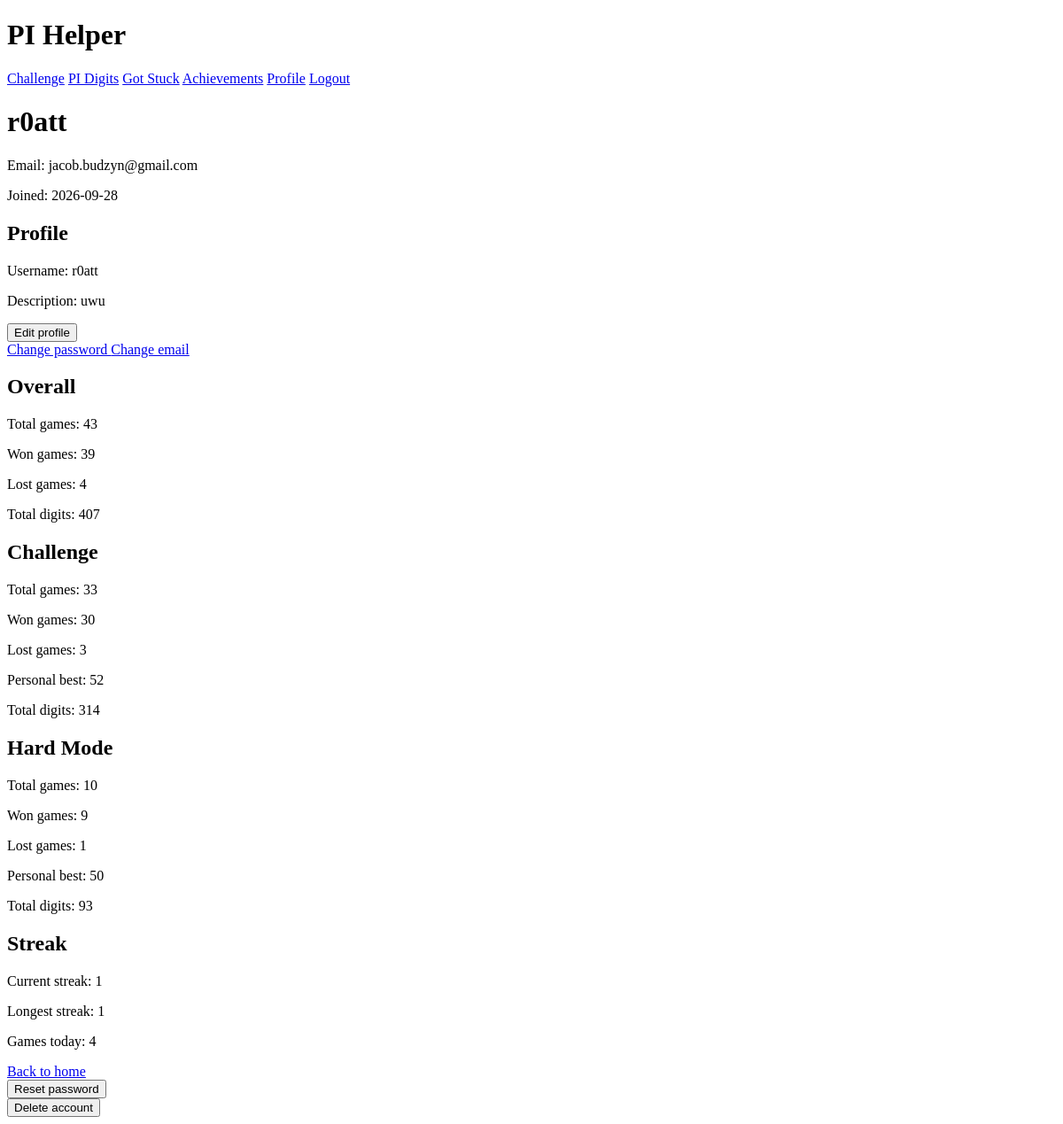
The page /accounts/profile/ (signed in) on the database its author committed.
### accounts/models.py (models this page shows, shortened)
class User(AbstractUser):
    email = models.EmailField(unique=True)

class Profile(models.Model):
    user = models.OneToOneField(User, on_delete=models.CASCADE)
    description = models.TextField(
        max_length=999,
        blank=True,
    )
    total_games = models.PositiveIntegerField(default=0)
    total_won_games = models.PositiveIntegerField(default=0)
    total_lost_games = models.PositiveIntegerField(default=0)
    total_digits = models.PositiveIntegerField(default=0)
    challenge_total_games = models.PositiveIntegerField(default=0)
    challenge_won_games = models.PositiveIntegerField(default=0)
    challenge_lost_games = models.PositiveIntegerField(default=0)
    challenge_personal_best = models.PositiveIntegerField(default=0)
    challenge_total_digits = models.PositiveIntegerField(default=0)
    hard_mode_total_games = models.PositiveIntegerField(default=0)
    hard_mode_won_games = models.PositiveIntegerField(default=0)
    hard_mode_lost_games = models.PositiveIntegerField(default=0)
    hard_mode_personal_best = models.PositiveIntegerField(default=0)
    hard_mode_total_digits = models.PositiveIntegerField(default=0)
    day_playing_streak = models.PositiveIntegerField(default=0)
    longest_playing_streak = models.PositiveIntegerField(default=0)
    last_playing_date = models.DateField(null=True, blank=True)
    games_today = models.PositiveIntegerField(default=0)

### accounts/views.py (the view)
# urls.py: path("profile/", profile, name="profile"),
@login_required
def profile(request):
    profile = request.user.profile
    if request.method == "POST":
        profile_form = ProfileForm(
            request.POST,
            instance=profile,
        )
        username_form = UsernameForm(
            request.POST,
            instance=request.user,
        )
        if profile_form.is_valid() and username_form.is_valid():
            profile_form.save()
            username_form.save()
            return redirect("profile")
    else:
        profile_form = ProfileForm(instance=profile)
        username_form = UsernameForm(instance=request.user)
        delete_account_form = DeleteAccountForm(request.user)
    return render(
        request,
        "accounts/profile.html",
        {
            "profile": profile,
            "profile_form": profile_form,
            "username_form": username_form,
            "delete_account_form": delete_account_form,
        },
    )

### accounts/templates/accounts/profile.html (shortened to what this page needs)
{% extends "base.html" %}
{% load static %}
{% block extra_css %}
    <link rel="stylesheet" href="{% static 'css/profile.css' %}?v=3">
{% endblock %}
{% block content %}
    <h1>{{ request.user.username }}</h1>
    <p>Email: {{ request.user.email }}</p>
    <p>Joined: {{ request.user.date_joined|date:"Y-m-d" }}</p>
    <h2>Profile</h2>
    <p>Username: {{ request.user.username }}</p>
    <p>Description: {{ profile.description|default:"No description." }}</p>
    <button type="button" id="edit-profile-button">
        Edit profile
    </button>
    <a href="{% url 'change_password' %}">
        Change password
    </a>
    <a href="{% url 'change_email' %}">
        Change email
    </a>
    <h2>Overall</h2>
    <p>Total games: {{ profile.total_games }}</p>
    <p>Won games: {{ profile.total_won_games }}</p>
    <p>Lost games: {{ profile.total_lost_games }}</p>
    <p>Total digits: {{ profile.total_digits }}</p>
    <h2>Challenge</h2>
    <p>Total games: {{ profile.challenge_total_games }}</p>
    <p>Won games: {{ profile.challenge_won_games }}</p>
    <p>Lost games: {{ profile.challenge_lost_games }}</p>
    <p>Personal best: {{ profile.challenge_personal_best }}</p>
    <p>Total digits: {{ profile.challenge_total_digits }}</p>
    <h2>Hard Mode</h2>
    <p>Total games: {{ profile.hard_mode_total_games }}</p>
    <p>Won games: {{ profile.hard_mode_won_games }}</p>
    <p>Lost games: {{ profile.hard_mode_lost_games }}</p>
    <p>Personal best: {{ profile.hard_mode_personal_best }}</p>
    <p>Total digits: {{ profile.hard_mode_total_digits }}</p>
    <h2>Streak</h2>
    <p>Current streak: {{ profile.day_playing_streak }}</p>
    <p>Longest streak: {{ profile.longest_playing_streak }}</p>
    <p>Games today: {{ profile.games_today }}</p>
    <a href="{% url 'home' %}">Back to home</a>
    <form action="{% url 'password_reset' %}" method="get">
        <button type="submit">Reset password</button>
    </form>
    <button type="button" id="delete-account-button">
        Delete account
    </button>
{% endblock %}

### rows shown on the page
User: user.username "r0att", user.email "jacob.budzyn@gmail.com", user.date_joined "2026-09-28"
Profile: description "uwu", total_games "43", total_won_games "39", total_lost_games "4", total_digits "407", challenge_total_games "33", challenge_won_games "30", challenge_lost_games "3", challenge_personal_best "52", challenge_total_digits "314", hard_mode_total_games "10", hard_mode_won_games "9", hard_mode_lost_games "1", hard_mode_personal_best "50", hard_mode_total_digits "93", day_playing_streak "1", longest_playing_streak "1", games_today "4"
